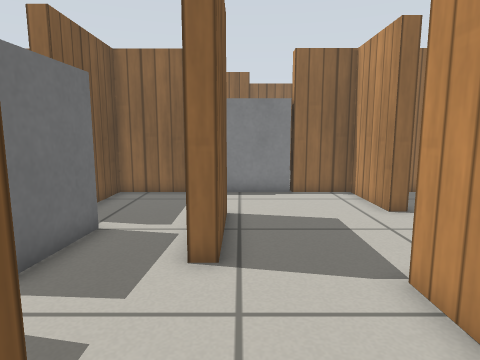
view 1 (above)

17 first-person views from a walk through a world built for the Gazebo simulator. The camera is 0.61 m above the floor, tilts 8° down and sees 75° across. The floor is counted in squares, 0.25 m on a side. Each view is taken from the middle of a square. On the plan, view 1 faces up. The plan holds only what a view shows up to about 19 squares ahead; the rest is blank. The place goes on beyond the plan. Gazebo's built-in surfaces are drawn with simple patterns.

view 2
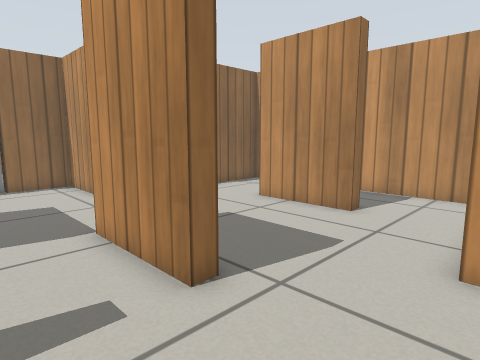

view 3
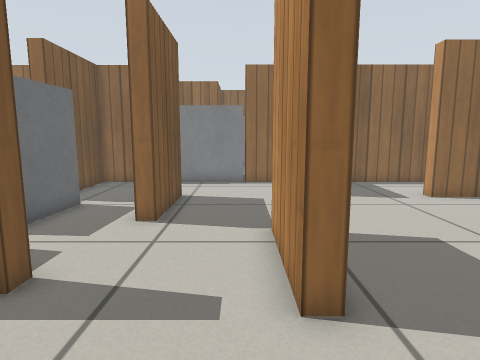

view 4
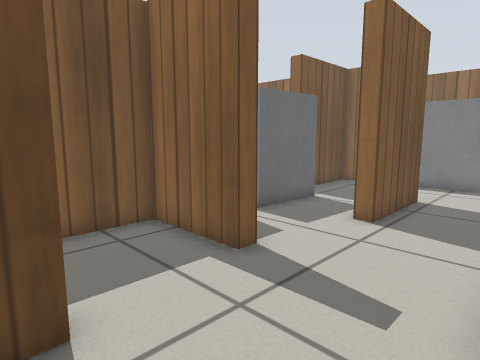

view 5
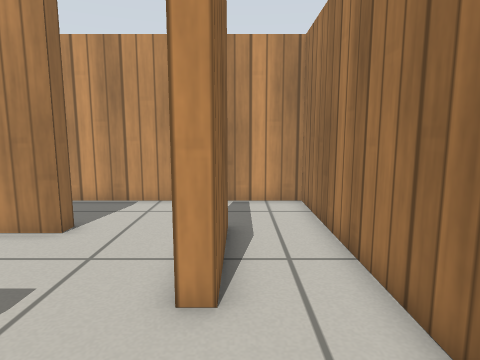

view 6
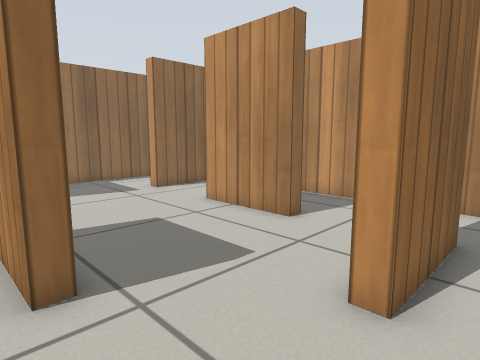

view 7
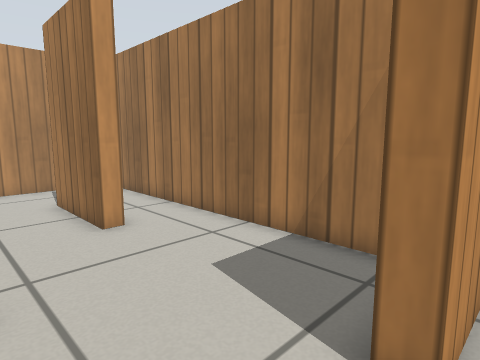

view 8
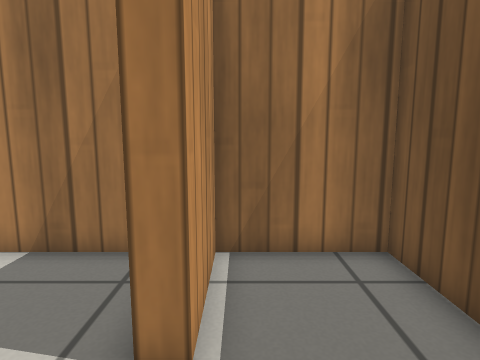

view 9
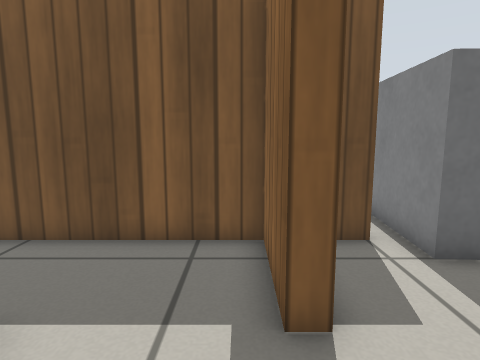

view 10
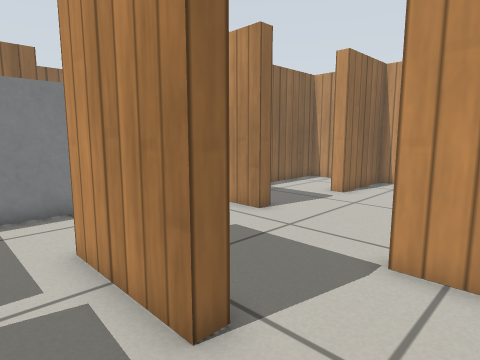

view 11
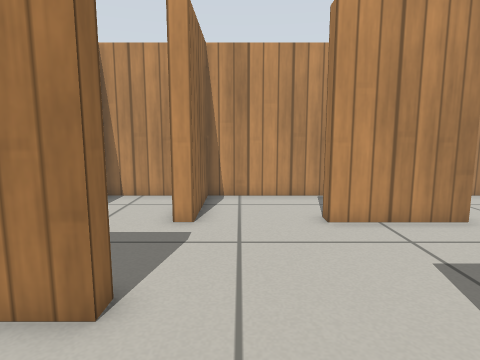

view 12
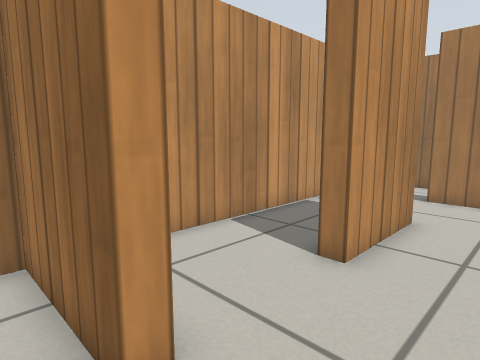

view 13
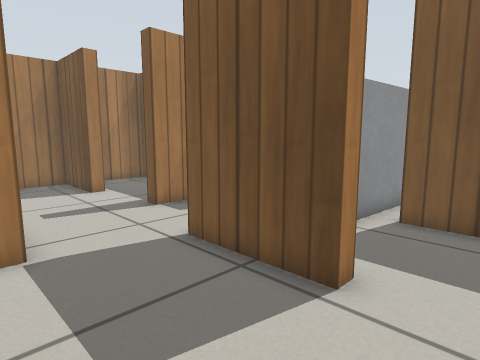

view 14
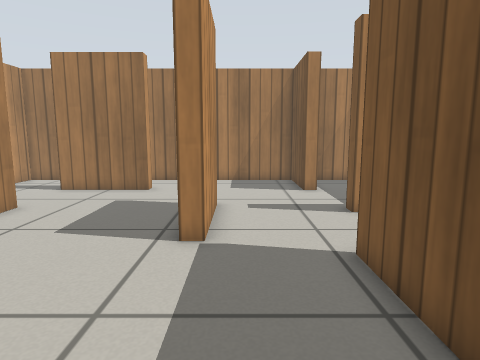

view 15
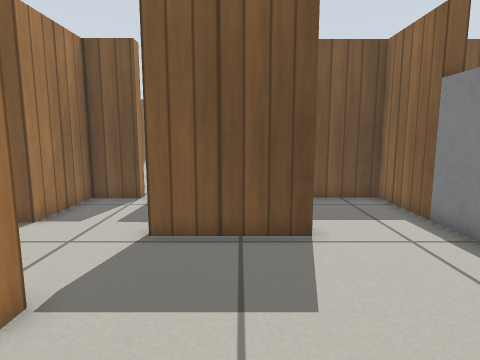

view 16
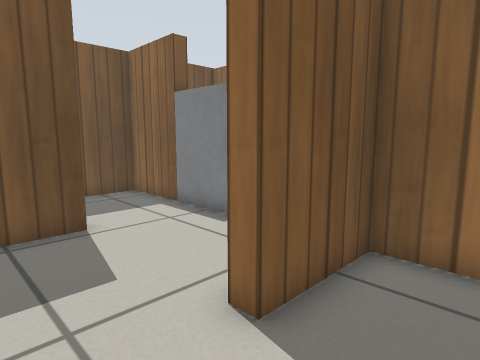

view 17
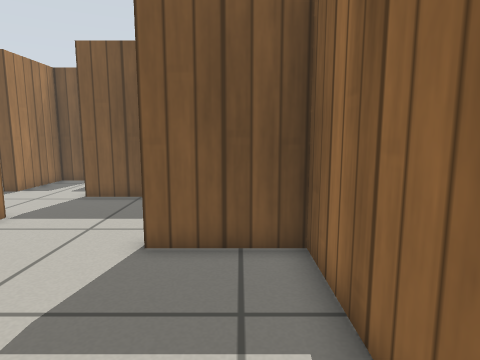

### Floor plan
Points are (right, up) in squares from view 1. A wall is a line through its corners. A room is listed if a view was taken in it or the views show most of it. See-through windows are left out.
Room 1 (views 1, 2, 3, 4, 5, 6, 7, 8, 9, 10, 11, 13, 14, 15, 16)
walls: (3.5, 0.9) (2.8, 0.9) (2.8, 5) (3.5, 5); (-0.4, 5.8) (-1, 5.8) (-1, 9.9) (-0.4, 9.9) (-0.4, 5.8); (5.4, 9.9) (4.8, 9.9) (4.8, 13.5) (2.4, 13.5); (10.2, 1.6) (9.6, 1.6) (9.6, 5.5) (10.3, 5.5); (10.2, -2.7) (6.2, -2.7) (6.2, -2) (10.3, -2); (-5.7, 4.1) (-5.1, 4.1) (-5.1, 2.2) (-1.6, 2.2) (-1.6, 1.6) (-5.1, 1.6) (-5.1, -5.3) (-1.5, -5.3) (-1.5, -2) (-0.9, -2) (-0.9, -5.3) (13.7, -5.3) (13.7, 9.3) (9.6, 9.3) (9.6, 9.9); (-1.8, 14.1) (-1.8, 13.5) (-5.1, 13.5) (-5.1, 9.1) (-5.9, 9.1)
ways out: opening at (7.5, 10) to room 2
objects: grey box (-7, 5) to (-4, 8); grey box (-1, 14) to (2, 14)
Room 2 (views 12, 17)
walls: (9.6, 9.9) (13.7, 9.9) (13.7, 13.5) (5.4, 13.5) (5.4, 9.9)
ways out: opening at (7.5, 10) to room 1

Where each view was taken, in squares from view 1:
view 1: 0 up, 0 right, facing up
view 2: 3 down, 0 right, facing up-right
view 3: 3 down, 2 right, facing up
view 4: 3 down, 3 right, facing up-left
view 5: 3 down, 2 right, facing right
view 6: 4 down, 2 right, facing up-right
view 7: 1 up, 2 left, facing down-right
view 8: 1 up, 2 left, facing down
view 9: 1 up, 2 right, facing left
view 10: 3 up, 3 left, facing up-right
view 11: 8 up, 1 right, facing right
view 12: 11 up, 7 right, facing down-right
view 13: 12 up, 4 right, facing down-left
view 14: 12 up, 2 right, facing down
view 15: 8 up, 7 right, facing left
view 16: 7 up, 8 right, facing up-left
view 17: 12 up, 12 right, facing left
